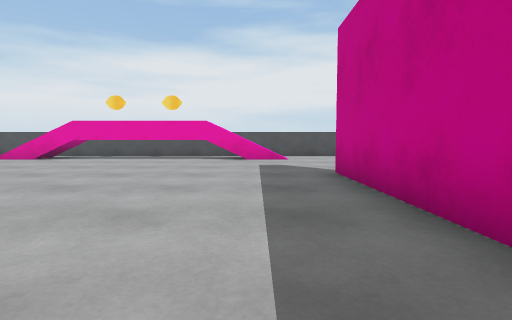
View 1 (above)

17 first-person views from a walk through a scene from a Unity 3-D project. The camera is 0.72 m above the floor, tilts 4° down and sees 80° across. The floor is counted in squares, 1 m on a side. Each view is taken from the middle of a square. On the plan, view 1 faces up. The plan holds only what a view shows up to about 10 squares ahead; the rest is blank. The player is left out.

View 2
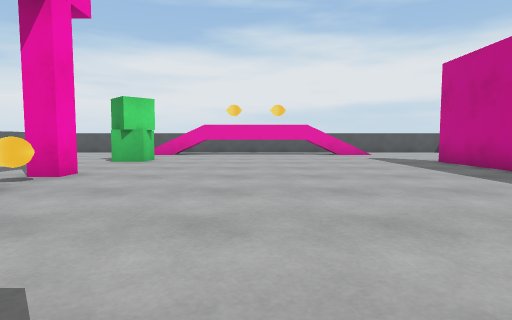

View 3
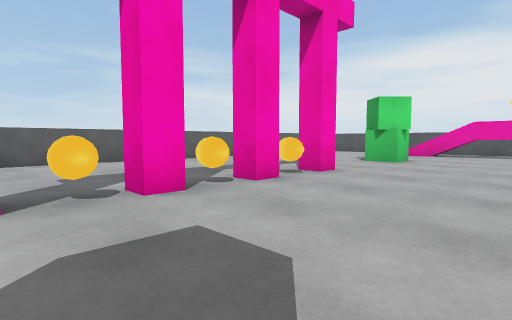

View 4
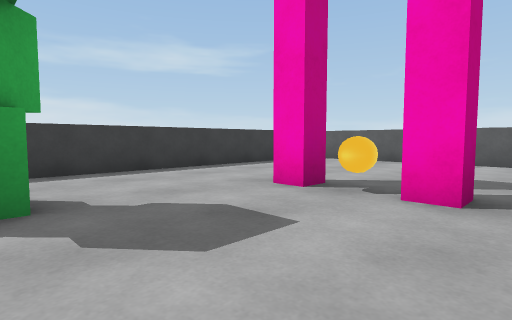

View 5
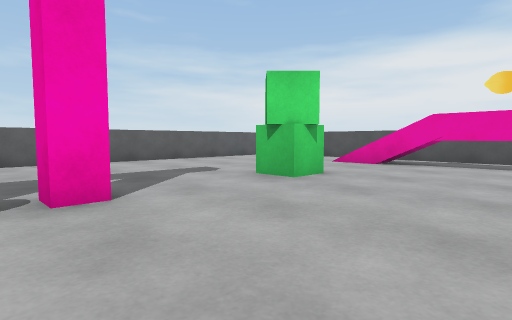

View 6
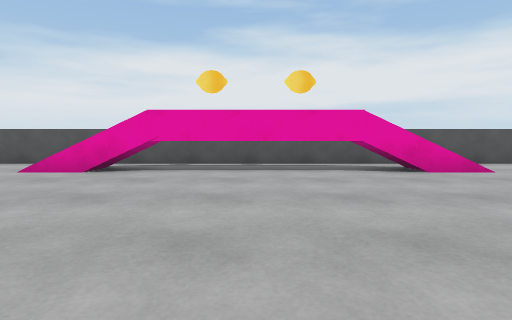

View 7
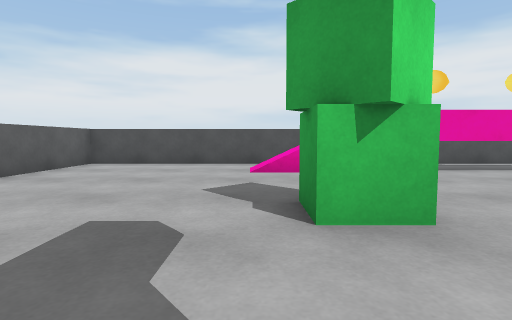

View 8
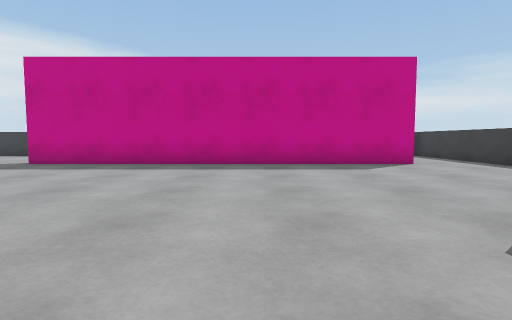

View 9
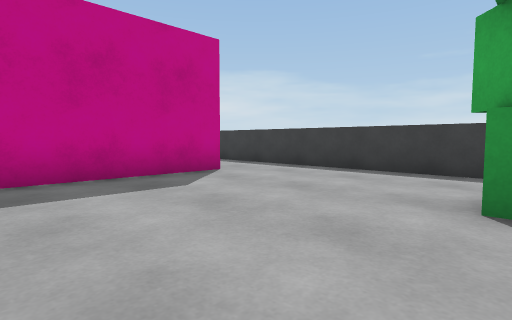

View 10
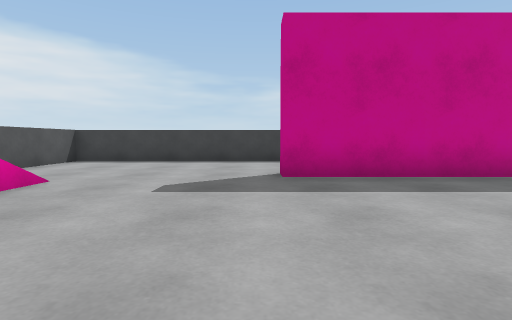

View 11
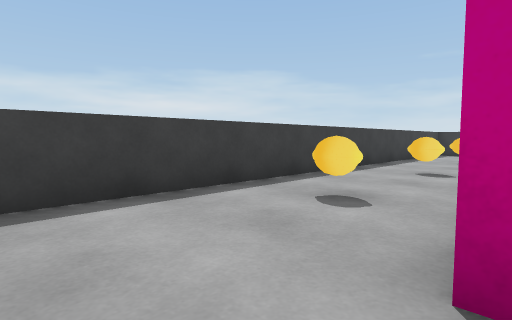

View 12
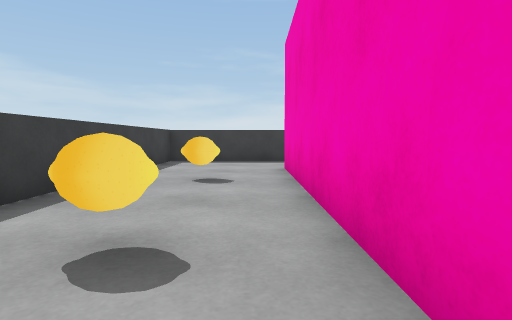

View 13
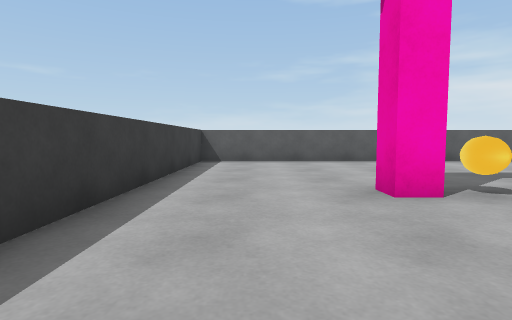

View 14
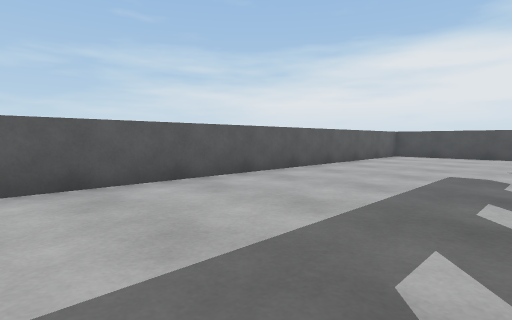

View 15
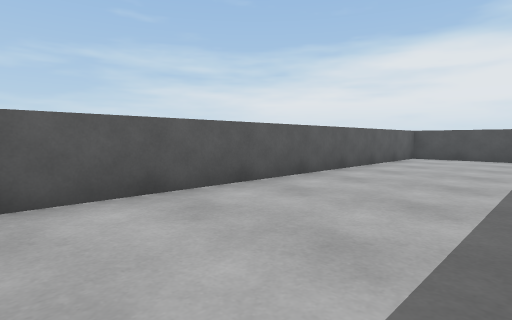

View 16
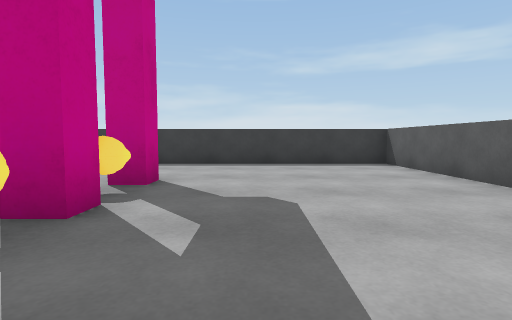

View 17
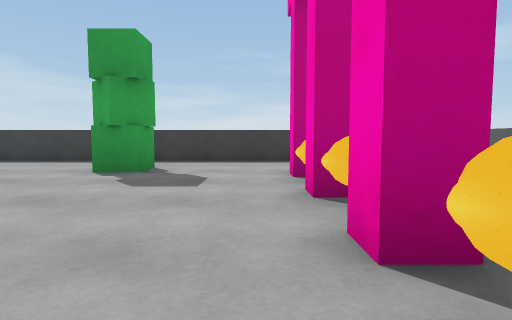

### Floor plan
Points are (right, up) in squares from view 1. A wall is a line through its corners. A room is listed if a view was taken in it or the views show most of it. See-through windows are left out.
Room 1 (views 1, 2, 3, 4, 5, 6, 7, 8, 9, 10, 11, 12, 13, 14, 15, 16, 17)
walls: (-7.7, 3.4) (-7.7, 2.7) (-8.4, 2.7); (-8.4, 1.3) (-7.7, 1.3) (-7.7, 0.7) (-8.4, 0.7); (-7.7, -0.7) (-7.7, -1.3) (-8.3, -1.3) (-8.3, -0.7) (-7.7, -0.7); (2.3, 2.2) (2.3, -4.4); (-7.7, -2.7) (-7.7, -3.3) (-8.3, -3.3) (-8.3, -2.7) (-7.7, -2.7); (1.7, -4.6) (1.7, 6.5) (2.4, 6.5); (-13.7, -6.7) (5.7, -6.7) (5.7, 12.7) (-13.7, 12.7) (-13.7, -6.7)
objects: other object (-8, -2); other object (-8, 0); other object (-8, 2); other object (-8, 7); other object (-5, 11); other object (-4, -4); other object (-3, 11); other object (4, -3); other object (4, 1); other object (4, 4)

Positions as (right, up) in squares from view 1, and headings:
1: (0, 0), facing up
2: (-4, -3), facing up
3: (-4, -3), facing up-left
4: (-4, 0), facing down-left
5: (-4, 2), facing up-left
6: (-4, 4), facing up
7: (-9, 4), facing up
8: (-7, 0), facing right
9: (-4, 0), facing down-right
10: (-4, 7), facing right
11: (2, 8), facing down-right
12: (3, 3), facing down
13: (-4, -5), facing left
14: (-9, 0), facing up-left
15: (-10, 1), facing up-left
16: (-10, 2), facing down
17: (-7, 3), facing down
